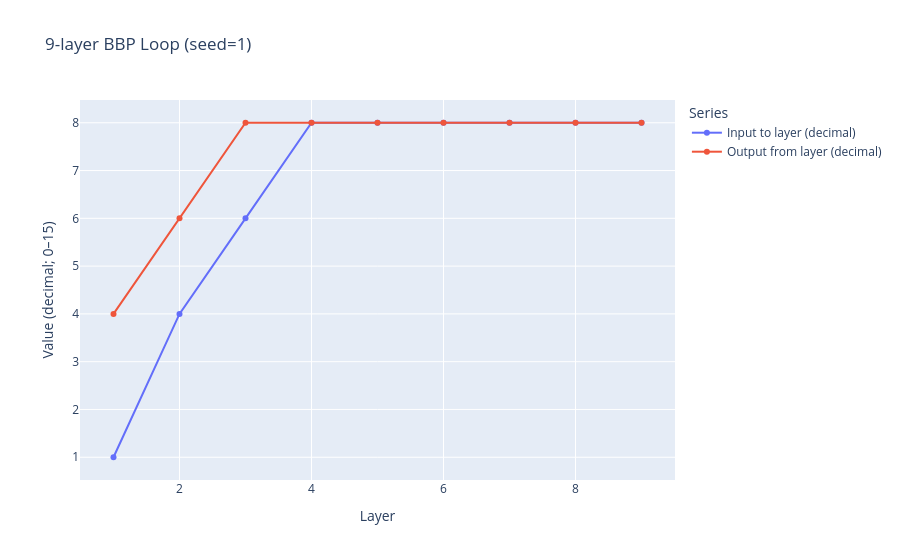

Notebook source saved alongside this figure:
### Code cell
# 9-layer BBP loop with Plotly visualization (no truncation). 
# The BBP function returns the nth fractional hexadecimal digit of π (0-based index).
# We then nest it 9 times: bbp(bbp(...bbp(seed))) and chart the values passed at each layer.

import math
import pandas as pd
import plotly.graph_objects as go

def _series(j: int, n: int) -> float:
    """
    Fractional part of the BBP series component for π in base 16.
    j in {1,4,5,6}, n >= 0 (0-based index for hex fractional digits).
    """
    s = 0.0
    # Left sum using modular exponent to avoid large powers
    for k in range(n + 1):
        # (16^(n-k) mod (8k+j)) / (8k+j)
        denom = 8 * k + j
        s = (s + pow(16, n - k, denom) / denom) % 1.0
    # Right tail as true fractional sum until convergence
    t = 0.0
    k = n + 1
    while True:
        add = (16.0 ** (n - k)) / (8 * k + j)
        if t + add == t:  # converged
            break
        t += add
        k += 1
    return (s + t) % 1.0

def bbp_hex_digit(n: int) -> int:
    """
    Return the nth fractional hexadecimal digit of π (0-based), as an int in [0,15].
    """
    n = int(n)
    x = (4.0 * _series(1, n) - 2.0 * _series(4, n) - _series(5, n) - _series(6, n)) % 1.0
    return int((16.0 * x) // 1)  # floor(16*x)

def bbp_loop(seed: int, depth: int = 9):
    """
    Apply bbp_hex_digit repeatedly:
      v1 = bbp_hex_digit(seed)
      v2 = bbp_hex_digit(v1)
      ...
      v_depth = bbp_hex_digit(v_{depth-1})
    Returns a dict with full history: layer index, input, output, and hex strings.
    """
    hist = []
    current_input = int(seed)
    for layer in range(1, depth + 1):
        out = bbp_hex_digit(current_input)
        hist.append({
            "layer": layer,
            "input_decimal": current_input,
            "input_hex": format(current_input, "X"),
            "output_decimal": out,
            "output_hex": format(out, "X"),
        })
        current_input = out
    return hist

# Run once with a default seed (0) unless user specifies otherwise.
SEED = 1  # Change this to any non-negative integer.
DEPTH = 9

history = bbp_loop(SEED, DEPTH)

# Prepare a DataFrame (no truncation)
df = pd.DataFrame(history, columns=["layer", "input_decimal", "input_hex", "output_decimal", "output_hex"])

# Chart the "values that are passed" at each layer:
# We'll plot both the input value and the output value per layer.
# X-axis: layer 1..DEPTH
# Y-axis: decimal values (0..15 for BBP hex digits)
fig = go.Figure()
fig.add_trace(go.Scatter(
    x=df["layer"], y=df["input_decimal"],
    mode="lines+markers",
    name="Input to layer (decimal)"
))
fig.add_trace(go.Scatter(
    x=df["layer"], y=df["output_decimal"],
    mode="lines+markers",
    name="Output from layer (decimal)"
))
fig.update_layout(
    title=f"9-layer BBP Loop (seed={SEED})",
    xaxis_title="Layer",
    yaxis_title="Value (decimal; 0–15)",
    legend_title="Series"
)

# Show the figure and the full table
display("BBP 9-layer history", df)
fig

### Figure 1 — Plotly figure (JSON) as saved in the notebook; plotly's stock layout.template omitted (floating-point values rounded to 4 significant figures)
{"data": [{"mode": "lines+markers", "name": "Input to layer (decimal)", "type": "scatter", "x": [1, 2, 3, 4, 5, 6, 7, 8, 9], "y": [1, 4, 6, 8, 8, 8, 8, 8, 8]}, {"mode": "lines+markers", "name": "Output from layer (decimal)", "type": "scatter", "x": [1, 2, 3, 4, 5, 6, 7, 8, 9], "y": [4, 6, 8, 8, 8, 8, 8, 8, 8]}], "layout": {"legend": {"title": {"text": "Series"}}, "title": {"text": "9-layer BBP Loop (seed=1)"}, "xaxis": {"title": {"text": "Layer"}}, "yaxis": {"title": {"text": "Value (decimal; 0–15)"}}}}
